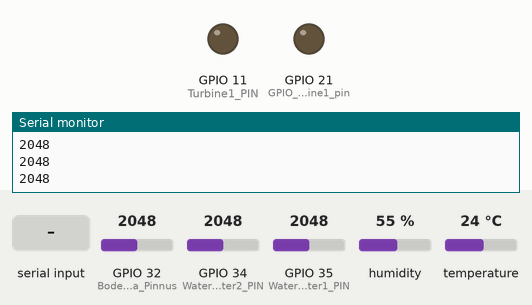
Recording of a sketch running on a simulated ESP32-S3. On the bench: output pins drawn as LEDs (lit = HIGH), the last lines printed to the serial monitor. The inputs (shaded band) are chosen by the test bench; at power-on: GPIO 32 (BodenfeuchtigkeitsSensora_Pinnus) = 2048, GPIO 34 (WaterNoWater2_PIN) = 2048, GPIO 35 (WaterNoWater1_PIN) = 2048, humidity 55 %, temperature 24 °C.

Above: at 4.8 s.
4.9 s: "90,45\n" received over Serial
At 6.7 s:
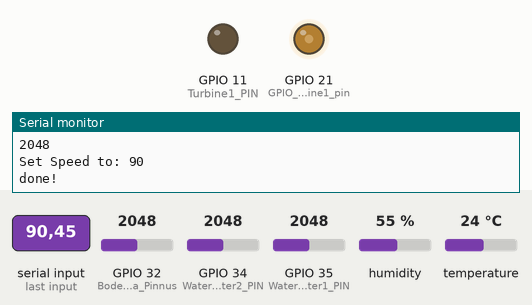
9.5 s: "30,150\n" received over Serial
At 13.0 s:
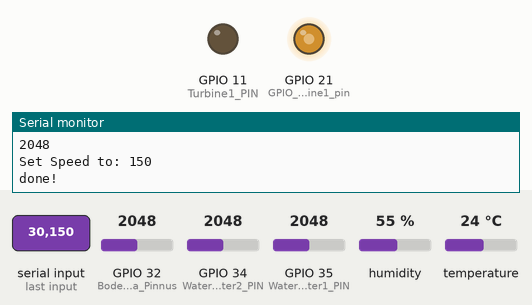
13.6 s: "200\n" received over Serial
At 15.5 s:
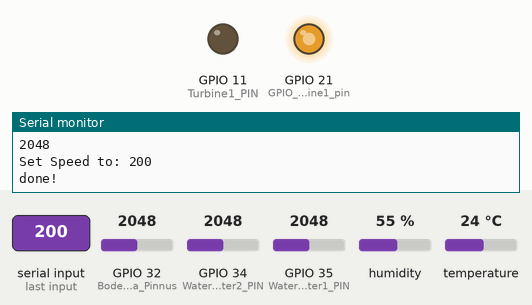
16.6 s: "90\n" received over Serial
At 18.5 s:
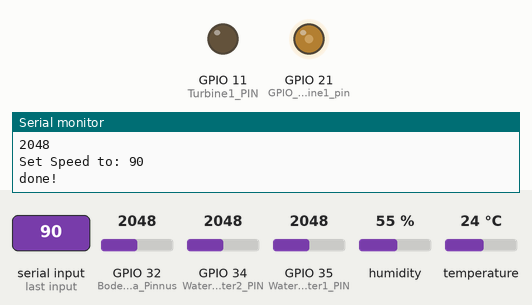
Timing chart, 0 to 20.0 s (numbered marks = the images above; inputs shaded):
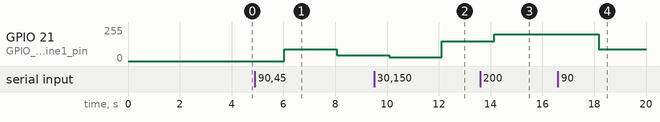

The sketch:

SHAB_-_04_-_Turbine.ino
```cpp
//----- TemperatureSensor -----
  // Example testing sketch for various DHT humidity/temperature sensors written by ladyada
  // REQUIRES the following Arduino libraries:
  // - DHT Sensor Library: https://github.com/adafruit/DHT-sensor-library
  // - Adafruit Unified Sensor Lib: https://github.com/adafruit/Adafruit_Sensor

  #include "DHT.h"

  #define DHTPIN 4     // Digital pin connected to the DHT sensor
  // Feather HUZZAH ESP8266 note: use pins 3, 4, 5, 12, 13 or 14 --
  // Pin 15 can work but DHT must be disconnected during program upload.

  // Uncomment whatever type you're using!
  //#define DHTTYPE DHT11   // DHT 11
  #define DHTTYPE DHT22   // DHT 22  (AM2302), AM2321
  //#define DHTTYPE DHT21   // DHT 21 (AM2301)

  // Connect pin 1 (on the left) of the sensor to +5V
  // NOTE: If using a board with 3.3V logic like an Arduino Due connect pin 1
  // to 3.3V instead of 5V!
  // Connect pin 2 of the sensor to whatever your DHTPIN is
  // Connect pin 4 (on the right) of the sensor to GROUND
  // Connect a 10K resistor from pin 2 (data) to pin 1 (power) of the sensor
  DHT dht(DHTPIN, DHTTYPE);


//----- BodenfeuchtigkeitsSensor -----
  #define BodenfeuchtigkeitsSensora_Pinnus 32


//----- WasserDaWasserWegSensor -----
  #define WaterNoWater1_PIN 35
  #define WaterNoWater2_PIN 34

//----- Turbine -----
  int Turbine1_PIN = 11;
  int turbnieValue = 0;
  int GPIO_Turbine1_pin=21;
  int Turbine_Ch=1;
  int Turbine_Freq=1000;
  int Turbine_Res=8;

  //int Turbine2_PIN = 11;
  //int GPIO_Turbine1_pin=21;


void setup() {

Serial.begin(9600);

//----- TemperatureSensor -----
  dht.begin();

//----- Turbine -----
  pinMode(Turbine1_PIN,OUTPUT);
  //pinMode(Turbine2_PIN,OUTPUT);
  Serial.println("Send a value between 0 and 255");
  ledcAttachPin(GPIO_Turbine1_pin, Turbine_Ch);
  //ledcAttachPin(GPIO_Turbine2_pin, Turbine_Ch);
  //ledcAttachPin(19, PWM_Ch);
  ledcSetup(Turbine_Ch, Turbine_Freq, Turbine_Res);
}

void loop() {

  delay(2000);

//----- TemperatureSensor -----
  // Reading temperature or humidity takes about 250 milliseconds!
  // Sensor readings may also be up to 2 seconds 'old' (its a very slow sensor)
  float humiditaVallus = dht.readHumidity();
  // Read temperature as Celsius (the default)
  float temperaturaVallus = dht.readTemperature();

  if (isnan(humiditaVallus) || isnan(temperaturaVallus)) {
    Serial.println(F("Failed to read from DHT sensor!"));
    return;
  }

  // Compute heat index in Celsius (isFahreheit = false)
  //float hic = dht.computeHeatIndex(t, h, false);

  Serial.print(F("Humidity: "));
  Serial.print(humiditaVallus);
  Serial.print(F("%  Temperature: "));
  Serial.print(temperaturaVallus);
  Serial.print(F("°C "));
  Serial.print('\n');
//----- END TemperatureSensor -----


//----- BodenfeuchtigkeitsSensor -----
  int mudVallus = analogRead(BodenfeuchtigkeitsSensora_Pinnus);
  Serial.println(mudVallus);
//----- END BodenfeuchtigkeitsSensor -----


//----- WasserDaWasserWegSensor -----
  int waterNoWater1Value = analogRead(WaterNoWater1_PIN);
  int waterNoWater2Value = analogRead(WaterNoWater2_PIN);
  Serial.println(waterNoWater1Value);
  Serial.println(waterNoWater2Value);
//----- END WasserDaWasserWegSensor -----


//----- Turbine -----
  if (Serial.available() > 1) {
      turbnieValue =  Serial.parseInt();
      Serial.print("Set Speed to: ");
      Serial.println(turbnieValue);
      ledcWrite(Turbine_Ch, turbnieValue);
      Serial.println("done!");
  }
//----- END Turbine -----
}
```

Measured:
- after the input at 4.9 s, GPIO 21 (GPIO_Turbine1_pin): 0/255 → 90/255 after 1.1 s, → 45/255 2.0 s later
- after the input at 9.5 s, GPIO 21 (GPIO_Turbine1_pin): 45/255 → 30/255 after 0.58 s, → 149/255 2.0 s later
- after the input at 13.6 s, GPIO 21 (GPIO_Turbine1_pin): 149/255 → 199/255 after 0.54 s
- after the input at 16.6 s, GPIO 21 (GPIO_Turbine1_pin): 199/255 → 90/255 after 1.6 s
